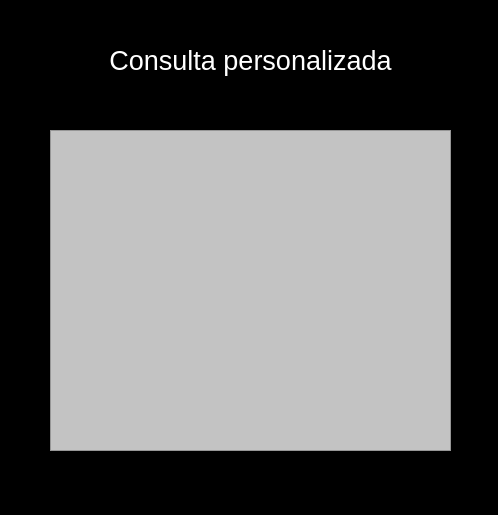
<?xml version="1.0" encoding="UTF-8"?>
<ui version="4.0">
 <class>MainWindow</class>
 <widget class="QMainWindow" name="MainWindow">
  <property name="geometry">
   <rect>
    <x>0</x>
    <y>0</y>
    <width>498</width>
    <height>515</height>
   </rect>
  </property>
  <property name="windowTitle">
   <string>MainWindow</string>
  </property>
  <property name="styleSheet">
   <string notr="true">background-color: rgb(0, 0, 0);</string>
  </property>
  <widget class="QWidget" name="centralwidget">
   <widget class="QTableWidget" name="tableWidget">
    <property name="geometry">
     <rect>
      <x>50</x>
      <y>130</y>
      <width>401</width>
      <height>321</height>
     </rect>
    </property>
    <property name="styleSheet">
     <string notr="true">background-color: rgb(195, 195, 195);</string>
    </property>
    <property name="gridStyle">
     <enum>Qt::NoPen</enum>
    </property>
   </widget>
   <widget class="QLabel" name="label_2">
    <property name="geometry">
     <rect>
      <x>-180</x>
      <y>40</y>
      <width>861</width>
      <height>41</height>
     </rect>
    </property>
    <property name="font">
     <font>
      <pointsize>20</pointsize>
     </font>
    </property>
    <property name="text">
     <string>&lt;html&gt;&lt;head/&gt;&lt;body&gt;&lt;p align=&quot;center&quot;&gt;&lt;span style=&quot; color:#ffffff;&quot;&gt;Consulta personalizada&lt;/span&gt;&lt;/p&gt;&lt;/body&gt;&lt;/html&gt;</string>
    </property>
   </widget>
  </widget>
  <widget class="QMenuBar" name="menubar">
   <property name="geometry">
    <rect>
     <x>0</x>
     <y>0</y>
     <width>498</width>
     <height>21</height>
    </rect>
   </property>
  </widget>
  <widget class="QStatusBar" name="statusbar"/>
 </widget>
 <resources/>
 <connections/>
</ui>
